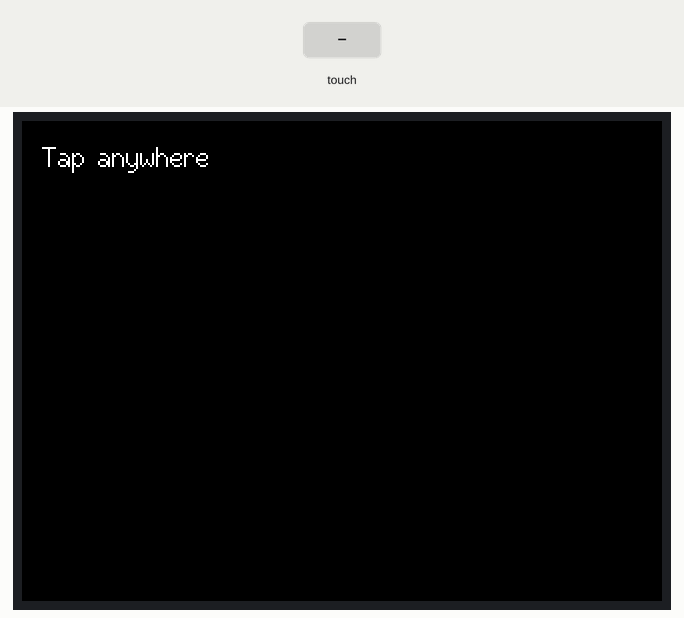
Recording of a sketch running on a simulated ESP32. Shown: 320×240 colour display. The test bench sets the inputs (shaded band).

Above: at 1.4 s.
1.5 s: touch panel pressed at 13 % / 10 % of its raw x / y range
3.0 s: touch panel pressed at 38 % / 10 % of its raw x / y range
Timing chart, 0 to 6.0 s (numbered marks = the images above; inputs shaded):
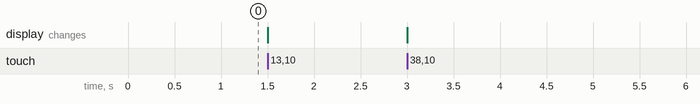

The sketch:

touch_test.ino
```cpp
#include <SPI.h>
#include <TFT_eSPI.h>
#include <XPT2046_Touchscreen.h>

#define TOUCH_IRQ  36
#define TOUCH_MOSI 32
#define TOUCH_MISO 39
#define TOUCH_CLK  25
#define TOUCH_CS   33

SPIClass touchSPI(VSPI);
XPT2046_Touchscreen ts(TOUCH_CS, TOUCH_IRQ);
TFT_eSPI tft;

void setup() {
  touchSPI.begin(TOUCH_CLK, TOUCH_MISO, TOUCH_MOSI, TOUCH_CS);
  ts.begin(touchSPI);
  ts.setRotation(1);

  tft.init();
  tft.setRotation(1);
  tft.fillScreen(TFT_BLACK);
  tft.setTextColor(TFT_WHITE);
  tft.drawString("Tap anywhere", 10, 10, 2);
}

void loop() {
  if (ts.tirqTouched() && ts.touched()) {
    TS_Point p = ts.getPoint();
    int x = map(p.x, 200, 3700, 0, 320);
    int y = map(p.y, 240, 3800, 0, 240);
    tft.fillCircle(x, y, 3, TFT_YELLOW);
  }
}
```
